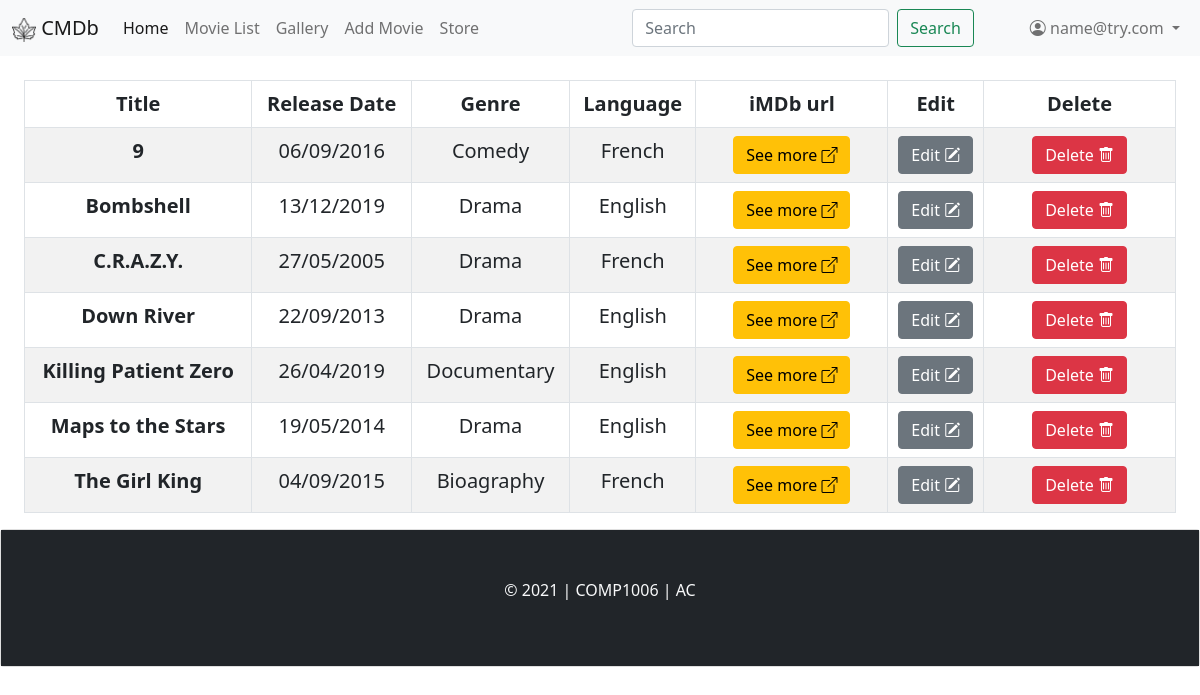
The app's page /movies.php (signed in) with its own data.
### tables this page shows
CREATE TABLE `movies` (
  `movie_id` int NOT NULL AUTO_INCREMENT,
  `movie_title` varchar(50) DEFAULT NULL,
  `release_date` date DEFAULT NULL,
  `genre` varchar(32) DEFAULT NULL,
  `lang` enum('english','french') DEFAULT 'english',
  `url` varchar(100) DEFAULT NULL,
  `poster` varchar(100) DEFAULT NULL,
  PRIMARY KEY (`movie_id`)
);

### validations.php (called while the page is built, shortened)
<?php
    function is_logged_in(){
        return isset($_SESSION['user_id']);
    }
?>

### movies.php (the view, shortened to what this page needs)
<?php
require_once 'validations.php';
require_once 'database.php';
$conn = db_connect();
include_once './shared/top.php';
$sql = "SELECT * FROM movies";
$sql .= " ORDER by movie_title";
$movies = db_queryAll($sql, $conn);
?>
<div class="table-responsive mt-4 ms-4 me-4">
    <table class="sortable table table-striped table-bordered fs-5">
        <thead>
            <tr>
                <th scope="col" class="text-center">Title</th>
                <th scope="col" class="text-center">Release Date</th>
                <th scope="col" class="text-center">Genre</th>
                <th scope="col" class="text-center">Language</th>
                <th scope="col" class="text-center col-2 sorttable_nosort">iMDb url</th>
                <?php if(is_logged_in()){ ?>
                <th scope="col" class="text-center col-1 sorttable_nosort">Edit</th>
                <th scope="col" class="text-center col-2 sorttable_nosort">Delete</th>
                <?php }?>
            </tr>
        </thead>
        <tbody>
            <?php foreach ($movies as $movie) { ?>
            <tr>
                <th scope="row" class="text-center"><?php echo $movie['movie_title'] ?></th>
                <td class="text-center"><?php format_date($movie['release_date']) ?></td>
                <td class="text-center"><?php echo ucfirst($movie['genre']) ?></td>
                <td class="text-center"><?php echo ucfirst($movie['lang']) ?></td>
                <td class="text-center"><a href="<?php echo $movie['url'] ?>" target="_blank"
                        class="btn btn-warning"><span class="d-none d-sm-inline">See more</span> <i
                            class="bi bi-box-arrow-up-right"></i></a></td>
                <?php if(is_logged_in()){ ?>
                <td class="text-center"><a href="movie-edit.php?movie_id=<?php echo $movie['movie_id'];?>"
                        class="btn btn-secondary"><span class="d-none d-sm-inline">Edit</span> <i
                            class="bi bi-pencil-square"></i></a></td>
                <td class="text-center"><a href="movie-delete.php?movie_id=<?php echo $movie['movie_id'];?>"
                        class="btn btn-danger"><span class="d-none d-sm-inline">Delete</span> <i
                            class="bi bi-trash"></i></a></td>
                <?php } ?>
            </tr>
            <?php } ?>
        </tbody>
    </table>
</div>
<?php
include_once './shared/footer.php';
?>

### database.php (shortened to what this page needs)
<?php
function db_queryAll($sql, $conn){
    try{
        $cmd = $conn->prepare($sql);
        $cmd -> execute();
        return $cmd->fetchAll();
    } catch (Exception $e) {
        header("Location: error.php");
    }
}
function format_date($release_date){
    $date = new DateTime($release_date);
    echo $date->format('d/m/Y');
}
?>

### records on screen
movies: movie_title "9", release_date "06/09/2016", genre "Comedy", lang "French"
movies: movie_title "Bombshell", release_date "13/12/2019", genre "Drama", lang "English"
movies: movie_title "C.R.A.Z.Y.", release_date "27/05/2005", genre "Drama", lang "French"
movies: movie_title "Down River", release_date "22/09/2013", genre "Drama", lang "English"
movies: movie_title "Killing Patient Zero", release_date "26/04/2019", genre "Documentary", lang "English"
movies: movie_title "Maps to the Stars", release_date "19/05/2014", genre "Drama", lang "English"
movies: movie_title "The Girl King", release_date "04/09/2015", genre "Bioagraphy", lang "French"

### other values on screen
$_SESSION['username'] "name@try.com"
